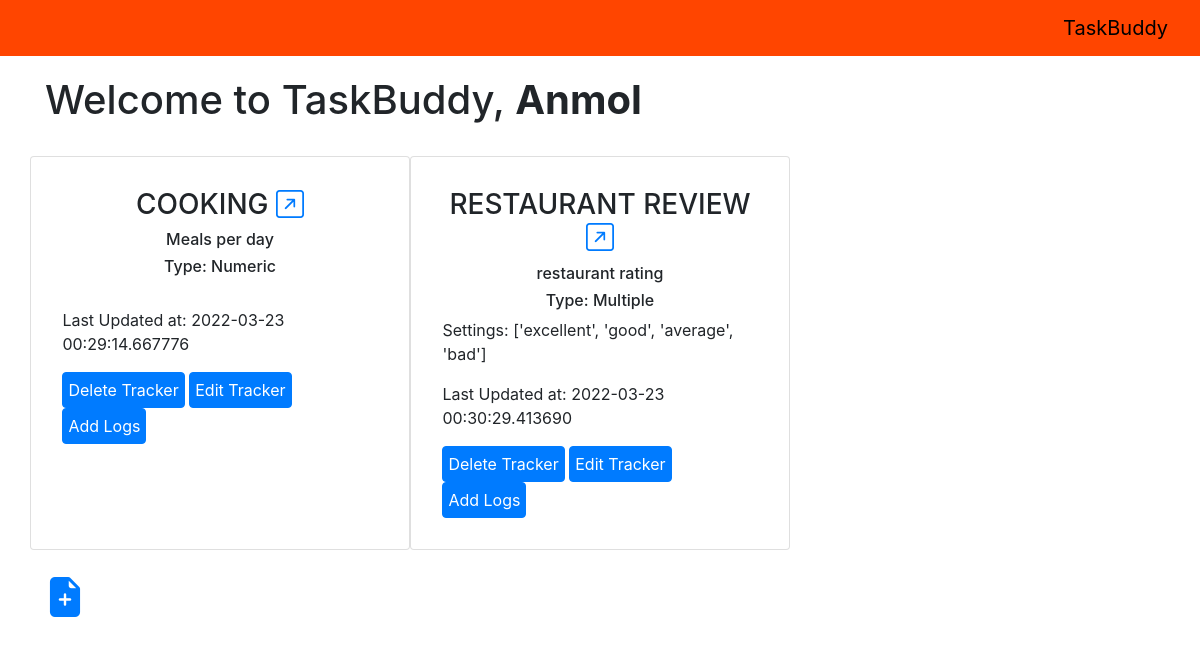
Page /dashboard (signed in) on the committed database.
### application/models.py (models this page shows, shortened)
class User(db.Model, UserMixin):
    __tablename__ = "user"
    user_id = db.Column(db.Integer, primary_key=True, autoincrement=True)
    firstname = db.Column(db.String, nullable=False)
    lastname = db.Column(db.String, nullable=True)
    user_name = db.Column(db.String, nullable=False, unique=True)
    hashed_password = db.Column(db.String, nullable=False)
    trackers = db.relationship("Tracker", backref='owner')
    logs = db.relationship("Log", backref='owner')
    @property
    def password(self):
        raise AttributeError("Password isn't a readable attribute!")
    def get_id(self):
        return (self.user_id)

class Tracker(db.Model):
    __tablename__ = "tracker"
    tracker_id = db.Column(db.Integer, primary_key=True, autoincrement=True)
    tracker_name = db.Column(db.String(150), nullable=False, unique=True)
    description = db.Column(db.String(150))
    tracker_type = db.Column(db.String(150), nullable=False)
    settings = db.Column(db.String(150))
    last_reviewed = db.Column(db.DateTime(80))
    log = db.relationship('Log')
    user_id = db.Column(db.Integer, db.ForeignKey('user.user_id'))

### application/routes.py (the view)
@app.route("/dashboard", methods=['GET', 'POST'])
@login_required
def dashboard():
    trackers_temp = None
    trackers_temp = Tracker.query.filter_by(user_id=current_user.get_id()).order_by(Tracker.last_reviewed).all()
    return render_template("dashboard.html", trackers=trackers_temp)

### main.py (called while the page is built)
def create_app(app=None, api=None):
    app = Flask(__name__, static_folder="static", template_folder="templates")
    if os.getenv('ENV', "development") == "production":
        raise Exception("No production config setup")
    else:
        print("Starting local development")
        app.config.from_object(LocalDevelopmentConfig)
    db.init_app(app)
    api = Api(app)
    app.app_context().push()
    login_manager = LoginManager()
    login_manager.init_app(app)
    login_manager.login_view = 'login'
    @login_manager.user_loader
    def load_user(user_id):
        return User.query.get(int(user_id))
    return app, api

### templates/dashboard.html (shortened to what this page needs)
{% extends 'base.html' %}
{% block content %}
<h1>Welcome to TaskBuddy, <b>{{current_user.firstname}}</b></h1>
        <br>
        <div class="row">
            {% for tracker in trackers %}
            <div class=" col-md-4 card" style="padding: 1%;">
                <div class="card-body">
                    <h3 style="text-align: center;">{{ tracker.tracker_name.upper() }} <a href="{{url_for('view_logs',trackerid=tracker.tracker_id)}}"><i class="bi bi-arrow-up-right-square"></i></a></h3>
                    <h6 style="text-align: center;">{{ tracker.description }} </h6>
                    {% if tracker.tracker_type == "0" %}
                        <h6 style="text-align: center;">Type: Numeric</h6>
                        <br>
                    {% elif tracker.tracker_type == "1" %}
                        <h6 style="text-align: center;">Type: Multiple</h6>
                        <p>Settings: {{ tracker.settings }}</p>
                    {% endif %}
                    <p>Last Updated at: {{ tracker.last_reviewed }}</p>
                    <div class="align-item-end justify-content-center">
                        <a class="btn btn-primary" style="padding: 5px;" href="{{url_for('delete_tracker',trackerid=tracker.tracker_id)}}" class="card-link">Delete Tracker</a>
                        <a class="btn btn-primary" style="padding: 5px;" href="{{url_for('edit_tracker',trackerid=tracker.tracker_id)}}" class="card-link">Edit Tracker</a>
                        <a class="btn btn-primary" style="padding: 5px;" href="{{url_for('add_log',trackerid=tracker.tracker_id)}}" class="card-link">Add Logs</a>
                    </div>
                </div>
            </div>
            {% endfor %}
        </div>
        <br>
        <h1>
            <a href="{{ url_for('add_tracker',currentUserId = current_user.user_id) }}" ><i class="bi bi-file-earmark-plus-fill"></i> </a>
        </h1>
{% endblock %}

### rows in the picture
User: firstname "Anmol"
Tracker: tracker_name "COOKING", description "Meals per day", tracker_type "Type: Numeric", last_reviewed "2022-03-23 00:29:14.667776"
Tracker: tracker_name "RESTAURANT REVIEW", description "restaurant rating", settings "['excellent', 'good', 'average', 'bad']", last_reviewed "2022-03-23 00:30:29.413690"
